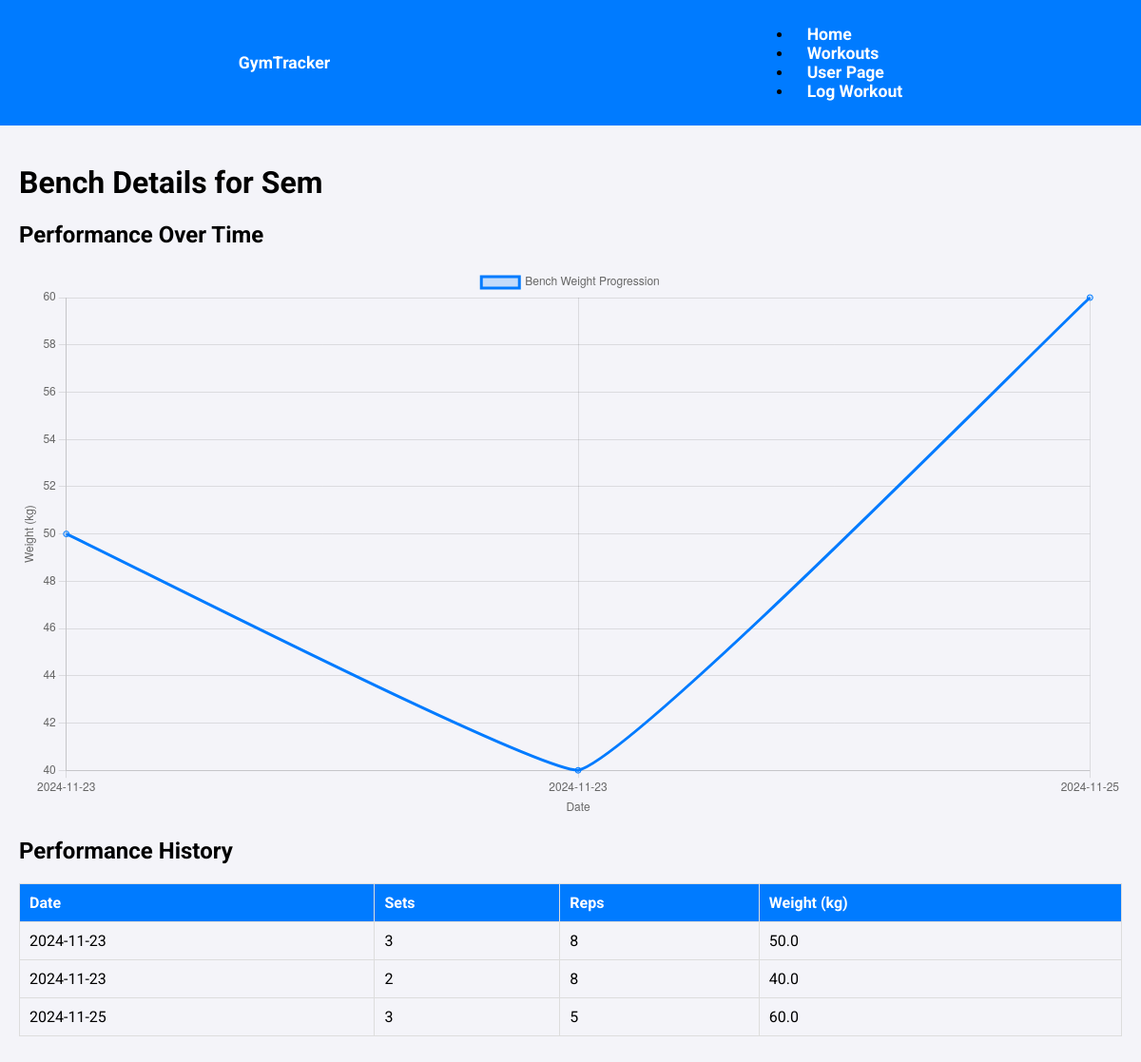
The page /user/1/exercise/Bench on the database its author committed.
### app/models.py (models this page shows)
class User(db.Model):
    id = db.Column(db.Integer, primary_key=True)
    name = db.Column(db.String(50), nullable=False, unique=True)
    workouts = db.relationship('Workout', backref='user', lazy=True)

class Exercise(db.Model):
    id = db.Column(db.Integer, primary_key=True)
    name = db.Column(db.String(100), nullable=False)
    sets = db.Column(db.Integer, nullable=False)
    repetitions = db.Column(db.Integer, nullable=False)
    weight = db.Column(db.Float, nullable=False)
    workout_id = db.Column(db.Integer, db.ForeignKey('workout.id'), nullable=False,index=True)

class Workout(db.Model):
    id = db.Column(db.Integer, primary_key=True)
    date = db.Column(db.DateTime, default=datetime.utcnow, nullable=False)
    user_id = db.Column(db.Integer, db.ForeignKey('user.id'), nullable=False,index=True)
    exercises = db.relationship('Exercise', backref='workout', lazy=True)

### app/routes.py (the view)
@main.route("/user/<int:user_id>/exercise/<string:exercise_name>")
def exercise_details(user_id, exercise_name):
    user = User.query.get_or_404(user_id)
    performances = Exercise.query.join(Workout).filter(
        Workout.user_id == user.id,
        Exercise.name == exercise_name
    ).order_by(Workout.date).all()
    graph_data = [(performance.workout.date.strftime('%Y-%m-%d'), performance.weight) for performance in performances]
    return render_template(
        "exercise_details.html",
        user=user,
        exercise_name=exercise_name,
        performances=performances,
        graph_data=graph_data
    )

### app/templates/exercise_details.html (shortened to what this page needs)
{% extends "base.html" %}
{% block content %}
<h1>{{ exercise_name }} Details for {{ user.name }}</h1>
<div class="chart-container">
    <h2>Performance Over Time</h2>
    {% if graph_data %}
    <canvas id="performanceChart"></canvas>
    {% else %}
    <p>No performance data available for this exercise.</p>
    {% endif %}
</div>
<div class="history-container">
    <h2>Performance History</h2>
    <table class="performance-table">
        <thead>
            <tr>
                <th>Date</th>
                <th>Sets</th>
                <th>Reps</th>
                <th>Weight (kg)</th>
            </tr>
        </thead>
        <tbody>
            {% for performance in performances %}
            <tr>
                <td>{{ performance.workout.date.strftime('%Y-%m-%d') }}</td>
                <td>{{ performance.sets }}</td>
                <td>{{ performance.repetitions }}</td>
                <td>{{ performance.weight }}</td>
            </tr>
            {% endfor %}
        </tbody>
    </table>
</div>
<script>
    {% if graph_data %}
    const graphData = {{ graph_data|tojson }};
    const labels = graphData.map(entry => entry[0]);  // Dates
    const weights = graphData.map(entry => entry[1]); // Weights
    const ctx = document.getElementById('performanceChart').getContext('2d');
    new Chart(ctx, {
        type: 'line',
        data: {
            labels: labels,
            datasets: [{
                label: '{{ exercise_name }} Weight Progression',
                data: weights,
                borderColor: '#007bff',
                backgroundColor: 'rgba(0, 123, 255, 0.2)',
                tension: 0.1
            }]
        },
        options: {
            responsive: true,
            plugins: {
                legend: {
                    display: true
                }
            },
            scales: {
                x: {
                    title: {
                        display: true,
                        text: 'Date'
                    }
                },
                y: {
                    title: {
                        display: true,
                        text: 'Weight (kg)'
                    }
                }
            }
        }
    });
    {% endif %}
</script>
{% endblock %}

### app/templates/base.html (shortened to what this page needs)
<!DOCTYPE html>
<html lang="en">
<head>
    <link rel="stylesheet" href="/static/css/style.css">
</head>
<body>
    <nav class="navbar">
        <div class="navbar-brand">
            <a href="{{ url_for('main.home') }}">GymTracker</a>
        </div>
        <ul class="navbar-links">
            <li><a href="{{ url_for('main.home') }}" class="{% if active_page == 'home' %}active{% endif %}">Home</a></li>
            <li><a href="{{ url_for('main.workouts') }}" class="{% if active_page == 'workouts' %}active{% endif %}">Workouts</a></li>
            <li><a href="{{ url_for('main.user_page', user_id=g.user.id if g.user else 1) }}" class="{% if active_page == 'user_page' %}active{% endif %}">User Page</a></li>
            <li><a href="{{ url_for('main.log_workout', user_id=g.user.id if g.user else 1) }}" class="{% if active_page == 'log_workout' %}active{% endif %}">Log Workout</a></li>
        </ul>
    </nav>
    <div class="content">
        {% block content %}{% endblock %}
    </div>
</body>
</html>

### app/static/css/style.css (style rules this page uses)
body { font-family: 'Roboto', sans-serif; margin: 0; padding: 0; background-color: #f4f4f9; }
.navbar { display: flex; justify-content: space-around; align-items: center; background-color: #007bff; padding: 10px 20px; position: sticky; top: 0; z-index: 1000; }
.navbar a { text-decoration: none; color: white; font-size: 1.1rem; font-weight: bold; padding: 10px 15px; border-radius: 5px; transition: background-color 0.3s; }
.content { padding: 20px; max-width: 1200px; margin: 0 auto; }
table { width: 100%; border-collapse: collapse; margin: 20px 0; }
table th, table td { text-align: left; padding: 10px; border: 1px solid #ddd; }
table th { background-color: #007bff; color: white; }
table tr:nth-child(even) { background-color: #f4f4f9; }

### rows shown on the page
User: name "Sem"
Exercise: workout "2024-11-23", sets "3", repetitions "8", weight "50.0"
Exercise: workout "2024-11-23", sets "2", repetitions "8", weight "40.0"
Exercise: workout "2024-11-25", sets "3", repetitions "5", weight "60.0"

### other values the page prints
{{ exercise_name }} "Bench"
chart data {{ graph_data|tojson }} [["2024-11-23", 50.0], ["2024-11-23", 40.0], ["2024-11-25", 60.0]]
chart data {{ exercise_name }} Bench
